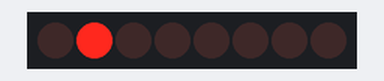
A sketch run on a simulated Arduino Uno, built with avr-gcc and run on an emulated ATmega328P. On the bench: 8 shift-register outputs drawn as a row of LEDs (first output left, lit = HIGH). Wiring (inferred from the names in the program): shift register (74HC595): data pin 11; shift clock pin 12; latch pin 8. Wiring (inferred from the signals the program sends): row of LEDs: on Q0, Q1, Q2, Q3, Q4, Q5, Q6, Q7.

Above: at 0.12 s.
At 0.87 s:
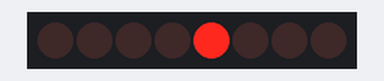
At 1.37 s:
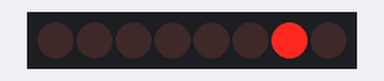
At 1.87 s:
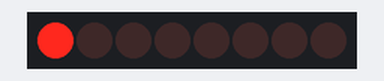
At 3.12 s:
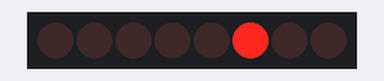
At 4.37 s:
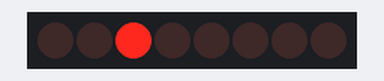
Timing chart, 0 to 4.7 s (numbered marks = the images above):
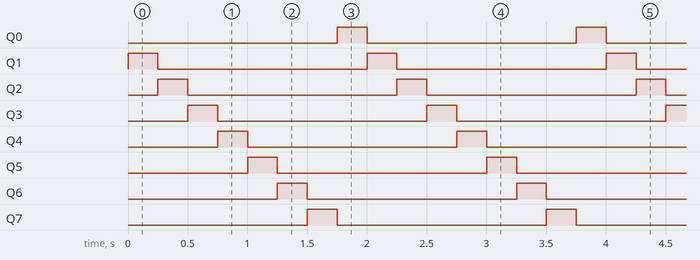

Measured:
- by itself, Q0–7: alternates HIGH for 0.25 s and LOW for 1.8 s
- by itself, everything shown: repeats every 2.0 s, in 8 steps

The sketch:

gs_2_1_ShiftLegisterTest.ino
```cpp
//Pin connected to ST_CP of 74HC595
int latchPin = 8;
//Pin connected to SH_CP of 74HC595
int clockPin = 12;
////Pin connected to DS of 74HC595
int dataPin = 11;

byte leds = 0;
int currentLED = 0;

void setup()
{
    pinMode(latchPin, OUTPUT);
    pinMode(dataPin, OUTPUT);
    pinMode(clockPin, OUTPUT);

    leds = 0;
}

void loop()
{
    leds = 0;

    if (currentLED == 7)
        currentLED = 0;
    else
        currentLED++;

    bitSet(leds, currentLED);

    digitalWrite(latchPin, LOW);
    shiftOut(dataPin, clockPin, MSBFIRST, leds);
    digitalWrite(latchPin, HIGH);

    delay(250);
}
```
